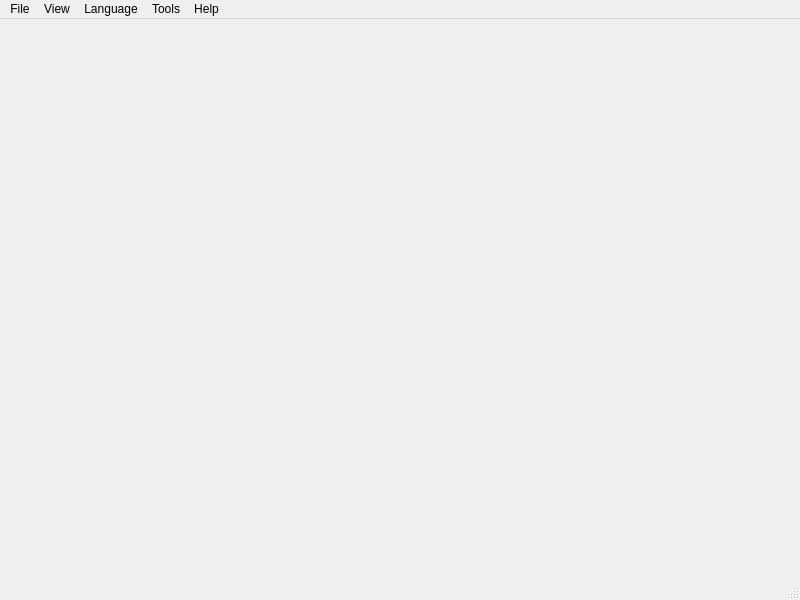
<?xml version="1.0" encoding="UTF-8"?>
<ui version="4.0">
 <class>MainWindow</class>
 <widget class="QMainWindow" name="MainWindow">
  <property name="geometry">
   <rect>
    <x>0</x>
    <y>0</y>
    <width>800</width>
    <height>600</height>
   </rect>
  </property>
  <property name="windowTitle">
   <string>Mandelbrot</string>
  </property>
  <property name="windowIcon">
   <iconset resource="resources.qrc">
    <normaloff>:/icons/fractal.png</normaloff>:/icons/fractal.png</iconset>
  </property>
  <widget class="Widget" name="centralwidget"/>
  <widget class="QMenuBar" name="menubar">
   <property name="geometry">
    <rect>
     <x>0</x>
     <y>0</y>
     <width>800</width>
     <height>25</height>
    </rect>
   </property>
   <widget class="QMenu" name="menuMandelbrot">
    <property name="title">
     <string>File</string>
    </property>
    <addaction name="actionSave"/>
    <addaction name="actionQuit"/>
   </widget>
   <widget class="QMenu" name="menuHelp">
    <property name="title">
     <string>Tools</string>
    </property>
    <addaction name="actionFullscreen"/>
    <addaction name="actionOptions"/>
   </widget>
   <widget class="QMenu" name="menuView">
    <property name="title">
     <string>View</string>
    </property>
    <addaction name="actionPalette_1"/>
    <addaction name="actionPalette_2"/>
    <addaction name="actionPalette_3"/>
    <addaction name="separator"/>
    <addaction name="actionPreview"/>
   </widget>
   <widget class="QMenu" name="menuLanguage">
    <property name="title">
     <string>Language</string>
    </property>
    <addaction name="actionEnglish"/>
    <addaction name="actionSpanish"/>
    <addaction name="actionItalian"/>
   </widget>
   <widget class="QMenu" name="menuHelp_2">
    <property name="title">
     <string>Help</string>
    </property>
    <addaction name="actionHelp"/>
   </widget>
   <addaction name="menuMandelbrot"/>
   <addaction name="menuView"/>
   <addaction name="menuLanguage"/>
   <addaction name="menuHelp"/>
   <addaction name="menuHelp_2"/>
  </widget>
  <widget class="QStatusBar" name="statusbar"/>
  <action name="actionQuit">
   <property name="icon">
    <iconset resource="resources.qrc">
     <normaloff>:/icons/close.png</normaloff>:/icons/close.png</iconset>
   </property>
   <property name="text">
    <string>Quit</string>
   </property>
   <property name="shortcut">
    <string>Ctrl+Q</string>
   </property>
  </action>
  <action name="actionSave">
   <property name="icon">
    <iconset resource="resources.qrc">
     <normaloff>:/icons/save.png</normaloff>:/icons/save.png</iconset>
   </property>
   <property name="text">
    <string>Save</string>
   </property>
   <property name="shortcut">
    <string>Ctrl+S</string>
   </property>
  </action>
  <action name="actionHelp">
   <property name="icon">
    <iconset resource="resources.qrc">
     <normaloff>:/icons/help.png</normaloff>:/icons/help.png</iconset>
   </property>
   <property name="text">
    <string>Help</string>
   </property>
   <property name="shortcut">
    <string>H</string>
   </property>
  </action>
  <action name="actionPalette_1">
   <property name="checkable">
    <bool>true</bool>
   </property>
   <property name="checked">
    <bool>true</bool>
   </property>
   <property name="enabled">
    <bool>true</bool>
   </property>
   <property name="icon">
    <iconset resource="resources.qrc">
     <normaloff>:/icons/p1.png</normaloff>:/icons/p1.png</iconset>
   </property>
   <property name="text">
    <string>Palette 1</string>
   </property>
  </action>
  <action name="actionPalette_2">
   <property name="checkable">
    <bool>true</bool>
   </property>
   <property name="checked">
    <bool>false</bool>
   </property>
   <property name="icon">
    <iconset resource="resources.qrc">
     <normaloff>:/icons/p2.png</normaloff>:/icons/p2.png</iconset>
   </property>
   <property name="text">
    <string>Palette 2</string>
   </property>
  </action>
  <action name="actionPalette_3">
   <property name="checkable">
    <bool>true</bool>
   </property>
   <property name="checked">
    <bool>false</bool>
   </property>
   <property name="icon">
    <iconset resource="resources.qrc">
     <normaloff>:/icons/p3.png</normaloff>:/icons/p3.png</iconset>
   </property>
   <property name="text">
    <string>Palette 3</string>
   </property>
  </action>
  <action name="actionEnglish">
   <property name="checkable">
    <bool>true</bool>
   </property>
   <property name="text">
    <string>English</string>
   </property>
  </action>
  <action name="actionSpanish">
   <property name="checkable">
    <bool>true</bool>
   </property>
   <property name="text">
    <string>Spanish</string>
   </property>
  </action>
  <action name="actionItalian">
   <property name="checkable">
    <bool>true</bool>
   </property>
   <property name="text">
    <string>Italian</string>
   </property>
  </action>
  <action name="actionPreview">
   <property name="checkable">
    <bool>true</bool>
   </property>
   <property name="checked">
    <bool>true</bool>
   </property>
   <property name="text">
    <string>Preview</string>
   </property>
  </action>
  <action name="actionFullscreen">
   <property name="text">
    <string>Fullscreen</string>
   </property>
   <property name="shortcut">
    <string>F</string>
   </property>
  </action>
  <action name="actionOptions">
   <property name="icon">
    <iconset resource="resources.qrc">
     <normaloff>:/icons/options.png</normaloff>:/icons/options.png</iconset>
   </property>
   <property name="text">
    <string>Options</string>
   </property>
  </action>
 </widget>
 <customwidgets>
  <customwidget>
   <class>Widget</class>
   <extends>QWidget</extends>
   <header>widget.h</header>
  </customwidget>
 </customwidgets>
 <resources>
  <include location="resources.qrc"/>
 </resources>
 <connections>
  <connection>
   <sender>actionQuit</sender>
   <signal>triggered()</signal>
   <receiver>MainWindow</receiver>
   <slot>close()</slot>
   <hints>
    <hint type="sourcelabel">
     <x>-1</x>
     <y>-1</y>
    </hint>
    <hint type="destinationlabel">
     <x>399</x>
     <y>299</y>
    </hint>
   </hints>
  </connection>
  <connection>
   <sender>actionFullscreen</sender>
   <signal>triggered()</signal>
   <receiver>MainWindow</receiver>
   <slot>showFullScreen()</slot>
   <hints>
    <hint type="sourcelabel">
     <x>-1</x>
     <y>-1</y>
    </hint>
    <hint type="destinationlabel">
     <x>399</x>
     <y>299</y>
    </hint>
   </hints>
  </connection>
  <connection>
   <sender>actionFullscreen</sender>
   <signal>triggered()</signal>
   <receiver>menubar</receiver>
   <slot>hide()</slot>
   <hints>
    <hint type="sourcelabel">
     <x>-1</x>
     <y>-1</y>
    </hint>
    <hint type="destinationlabel">
     <x>399</x>
     <y>10</y>
    </hint>
   </hints>
  </connection>
  <connection>
   <sender>actionFullscreen</sender>
   <signal>triggered()</signal>
   <receiver>statusbar</receiver>
   <slot>hide()</slot>
   <hints>
    <hint type="sourcelabel">
     <x>-1</x>
     <y>-1</y>
    </hint>
    <hint type="destinationlabel">
     <x>399</x>
     <y>589</y>
    </hint>
   </hints>
  </connection>
 </connections>
</ui>
